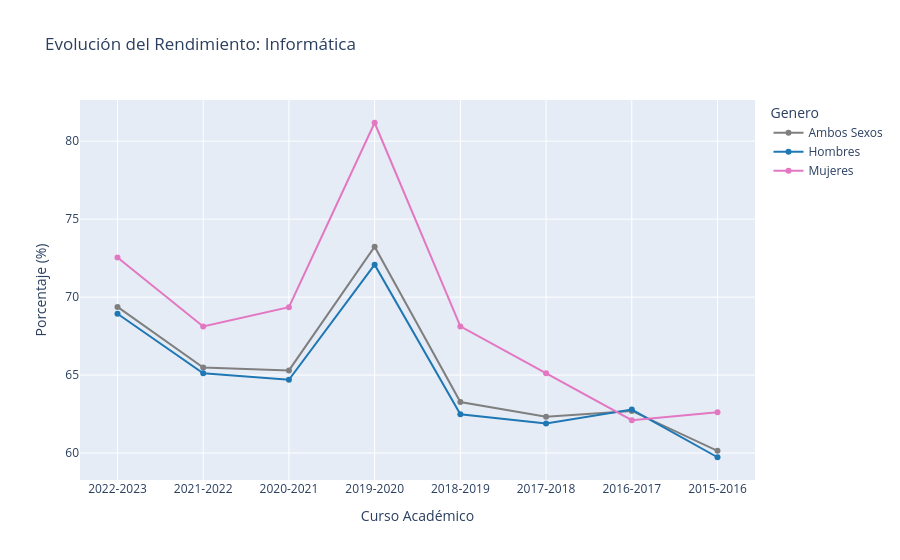

Write notebook code for a chart like this one.
### Markdown cell above
## Lineas de rendimiento (Hombres, Mujeres, ambos sexos)

### Code cell
import plotly.express as px

df_rendimiento = df[(df['Tasa'] == "Rendimiento") & (df['Valor'] > 0) & (df['Carrera'] == carrera)]

fig = px.line(
    df_rendimiento, x="Anio", y="Valor", color="Genero",
    title=f"Evolución del Rendimiento: {carrera}",
    markers=True,
    labels={"Valor": "Porcentaje (%)", "Anio": "Curso Académico"},
    color_discrete_map=colores_genero,
)

fig.show()

### Figure 1 — Plotly figure (JSON) as saved in the notebook; plotly's stock layout.template omitted (floating-point values rounded to 4 significant figures)
{"data": [{"hovertemplate": "Genero=Ambos Sexos<br>Curso Académico=%{x}<br>Porcentaje (%)=%{y}<extra></extra>", "legendgroup": "Ambos Sexos", "line": {"color": "#7f7f7f", "dash": "solid"}, "marker": {"symbol": "circle"}, "mode": "lines+markers", "name": "Ambos Sexos", "orientation": "v", "showlegend": true, "type": "scatter", "x": ["2022-2023", "2021-2022", "2020-2021", "2019-2020", "2018-2019", "2017-2018", "2016-2017", "2015-2016"], "xaxis": "x", "y": [69.37, 65.48, 65.3, 73.23, 63.27, 62.33, 62.7, 60.14], "yaxis": "y"}, {"hovertemplate": "Genero=Hombres<br>Curso Académico=%{x}<br>Porcentaje (%)=%{y}<extra></extra>", "legendgroup": "Hombres", "line": {"color": "#1f77b4", "dash": "solid"}, "marker": {"symbol": "circle"}, "mode": "lines+markers", "name": "Hombres", "orientation": "v", "showlegend": true, "type": "scatter", "x": ["2022-2023", "2021-2022", "2020-2021", "2019-2020", "2018-2019", "2017-2018", "2016-2017", "2015-2016"], "xaxis": "x", "y": [68.93, 65.12, 64.7, 72.08, 62.49, 61.9, 62.79, 59.73], "yaxis": "y"}, {"hovertemplate": "Genero=Mujeres<br>Curso Académico=%{x}<br>Porcentaje (%)=%{y}<extra></extra>", "legendgroup": "Mujeres", "line": {"color": "#e377c2", "dash": "solid"}, "marker": {"symbol": "circle"}, "mode": "lines+markers", "name": "Mujeres", "orientation": "v", "showlegend": true, "type": "scatter", "x": ["2022-2023", "2021-2022", "2020-2021", "2019-2020", "2018-2019", "2017-2018", "2016-2017", "2015-2016"], "xaxis": "x", "y": [72.54, 68.12, 69.35, 81.18, 68.12, 65.12, 62.11, 62.61], "yaxis": "y"}], "layout": {"legend": {"title": {"text": "Genero"}, "tracegroupgap": 0}, "title": {"text": "Evolución del Rendimiento: Informática"}, "xaxis": {"anchor": "y", "domain": [0, 1], "title": {"text": "Curso Académico"}}, "yaxis": {"anchor": "x", "domain": [0, 1], "title": {"text": "Porcentaje (%)"}}}}
